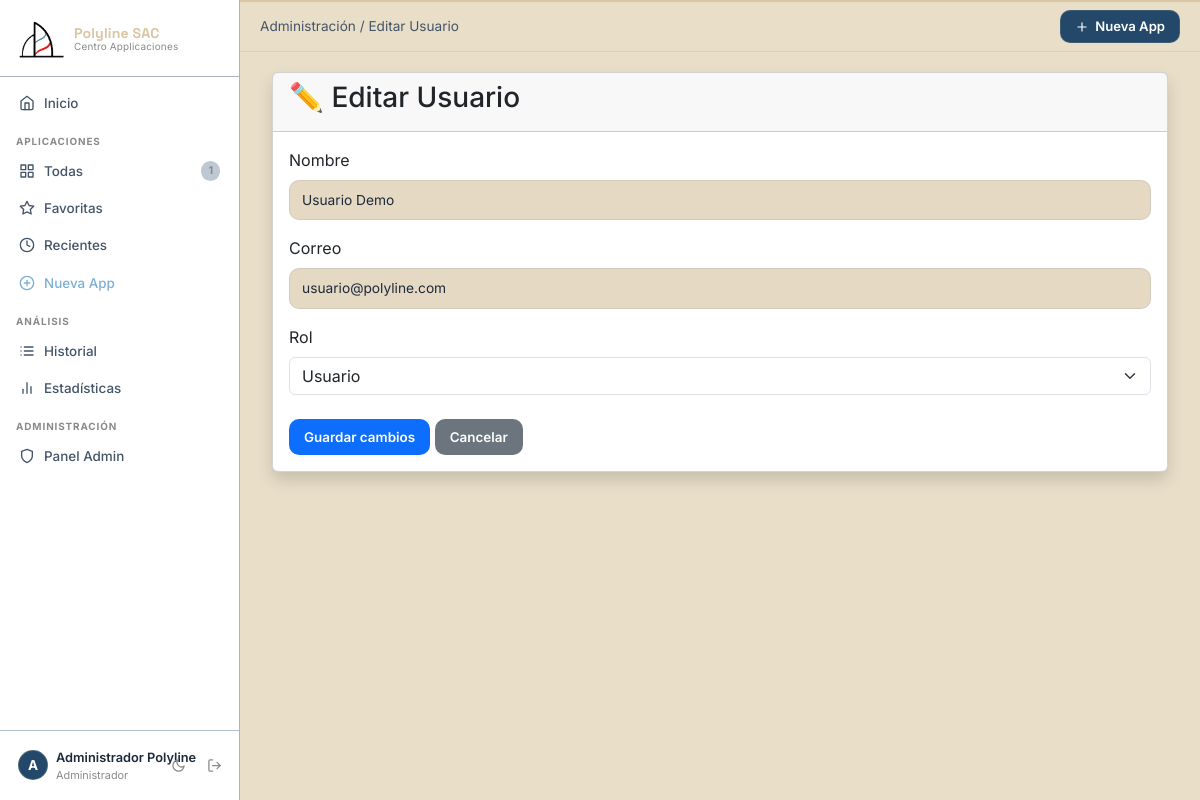
Page /admin/users/2/edit (signed in) on the committed database.
### models/user.py (models this page shows, shortened)
class User(UserMixin, db.Model):
    __tablename__ = 'users'
    id            = db.Column(db.Integer, primary_key=True)
    nombre        = db.Column(db.String(100), nullable=False)
    correo        = db.Column(db.String(150), unique=True, nullable=False)
    password_hash = db.Column(db.String(256), nullable=False)
    foto          = db.Column(db.String(200), default='default_avatar.png')
    bio           = db.Column(db.String(300), default='')
    fecha_registro= db.Column(db.DateTime, default=datetime.utcnow)
    rol = db.Column(db.String(20), default='user', nullable=False)
    applications  = db.relationship('Application', backref='owner', lazy='dynamic', cascade='all, delete-orphan')
    history       = db.relationship('History', backref='user',  lazy='dynamic', cascade='all, delete-orphan')
    @property
    def is_admin(self):
        return self.rol == 'admin'
    last_login = db.Column(db.DateTime)

### routes/admin.py (the view, shortened to what this page needs)
@admin_bp.route("/users/<int:user_id>/edit", methods=["GET", "POST"])
@login_required
@admin_required
def edit_user(user_id):
    user = User.query.get_or_404(user_id)
    return render_template(
        "admin/edit_user.html",
        user=user
    )

### routes/admin.py (called while the page is built)
def admin_required(f):
    @wraps(f)
    def decorated(*args, **kwargs):
        if not current_user.is_authenticated or not current_user.is_admin:
            return "Acceso denegado", 403
        return f(*args, **kwargs)
    return decorated

### templates/admin/edit_user.html (shortened to what this page needs)
{% extends "base.html" %}
{% block breadcrumb %}
<span>Administración / Editar Usuario</span>
{% endblock %}
{% block content %}
<div class="container-fluid">
    <div class="card shadow">
        <div class="card-header">
            <h3>✏️ Editar Usuario</h3>
        </div>
        <div class="card-body">
            <form method="POST">
                <div class="mb-3">
                    <label class="form-label">Nombre</label>
                    <input
                        type="text"
                        name="nombre"
                        class="form-control"
                        value="{{ user.nombre }}"
                        required>
                </div>
                <div class="mb-3">
                    <label class="form-label">Correo</label>
                    <input
                        type="email"
                        name="correo"
                        class="form-control"
                        value="{{ user.correo }}"
                        required>
                </div>
                <div class="mb-4">
                    <label class="form-label">Rol</label>
                    <select
                        name="rol"
                        class="form-select">
                        <option value="user"
                        {% if user.rol=="user" %}selected{% endif %}>
                            Usuario
                        </option>
                    </select>
                </div>
                <button
                    class="btn btn-primary">
                    Guardar cambios
                </button>
                <a
                    href="{{ url_for('admin.dashboard') }}"
                    class="btn btn-secondary">
                    Cancelar
                </a>
            </form>
        </div>
    </div>
</div>
{% endblock %}

### templates/base.html (shortened to what this page needs)
<!DOCTYPE html>
<html lang="es" data-theme="dark">
<head>
    <link href="https://cdn.jsdelivr.net/npm/bootstrap@5.3.0/dist/css/bootstrap.min.css" rel="stylesheet">
    <link rel="stylesheet" href="{{ url_for('static', filename='css/main.css') }}">
</head>
<body>
{% if current_user.is_authenticated %}
  <aside class="sidebar" id="sidebar">
    <div class="sb-brand">
      <div class="sb-logo-wrap">
        <div class="sb-logo">
          <img src="{{ url_for('static', filename='img/polyline logo.png') }}"
               alt="Polyline SAC">
        </div>
        <div class="sb-name-wrap">
          <span class="sb-name">Polyline SAC</span>
          <span class="sb-sub">Centro Applicaciones</span>
        </div>
      </div>
    </div>
    <nav class="sb-nav">
      <a href="{{ url_for('dashboard.index') }}"s
         class="sb-link {% if request.endpoint == 'dashboard.index' %}is-active{% endif %}">
        <i data-feather="home"></i><span>Inicio</span>
      </a>
      <p class="sb-section">Aplicaciones</p>
      <a href="{{ url_for('apps.list_apps') }}"
         class="sb-link {% if request.endpoint == 'apps.list_apps' %}is-active{% endif %}">
        <i data-feather="grid"></i><span>Todas</span>
        <span class="sb-pill">{{ total_apps_global }}</span>
      </a>
      <a href="{{ url_for('apps.favorites') }}"
         class="sb-link {% if request.endpoint == 'apps.favorites' %}is-active{% endif %}">
        <i data-feather="star"></i><span>Favoritas</span>
      </a>
      <a href="{{ url_for('apps.recent') }}"
         class="sb-link {% if request.endpoint == 'apps.recent' %}is-active{% endif %}">
        <i data-feather="clock"></i><span>Recientes</span>
      </a>
      <a href="{{ url_for('apps.new_app') }}"
         class="sb-link sb-link--accent {% if request.endpoint == 'apps.new_app' %}is-active{% endif %}">
        <i data-feather="plus-circle"></i><span>Nueva App</span>
      </a>
      <p class="sb-section">Análisis</p>
      <a href="{{ url_for('stats.history') }}"
         class="sb-link {% if request.endpoint == 'stats.history' %}is-active{% endif %}">
        <i data-feather="list"></i><span>Historial</span>
      </a>
      <a href="{{ url_for('stats.stats') }}"
         class="sb-link {% if request.endpoint == 'stats.stats' %}is-active{% endif %}">
        <i data-feather="bar-chart-2"></i><span>Estadísticas</span>
      </a>
      {% if current_user.is_admin %}
      <p class="sb-section">Administración</p>
      <a href="{{ url_for('admin.dashboard') }}"
      class="sb-link {% if request.endpoint == 'admin.dashboard' %}is-active{% endif %}">
      <i data-feather="shield"></i>
      <span>Panel Admin</span>
    </a>
    {% endif %}
    </nav>
    <div class="sb-footer">
      <a href="{{ url_for('profile.profile') }}"
         class="sb-user {% if request.endpoint == 'profile.profile' %}is-active{% endif %}">
        <div class="sb-avatar">{{ current_user.nombre[0].upper() }}</div>
        <div class="sb-user-text">
          <span class="sb-user-name">{{ current_user.nombre }}</span>
          <span class="sb-user-role">{{ 'Administrador' if current_user.is_admin else 'Usuario' }}</span>
        </div>
      </a>
      <button class="sb-icon-btn" id="themeToggle" title="Cambiar tema">
        <i data-feather="moon" id="themeIcon"></i>
      </button>
      <a href="{{ url_for('auth.logout') }}" class="sb-icon-btn sb-logout" title="Cerrar sesión">
        <i data-feather="log-out"></i>
      </a>
    </div>
  </aside>
  <div class="main-wrap" id="mainWrap">
    <header class="topbar">
      <div class="topbar-crumb">{% block breadcrumb %}{% endblock %}</div>
      <div class="topbar-right">
        <a href="{{ url_for('apps.new_app') }}" class="btn-top-accent">
          <i data-feather="plus"></i> Nueva App
        </a>
      </div>
    </header>
    <div class="page-body">
      {% block content %}{% endblock %}
    </div>
  </div>
{% else %}
  <div class="auth-shell">
    {% block auth_content %}{% endblock %}
  </div>
{% endif %}
</body>
</html>

### rows in the picture
User: nombre "A", nombre "Administrador Polyline", rol "Administrador"
User: nombre "Usuario Demo", correo "usuario@polyline.com", rol "Usuario"

### other values in the picture
{{ total_apps_global }} "1"
